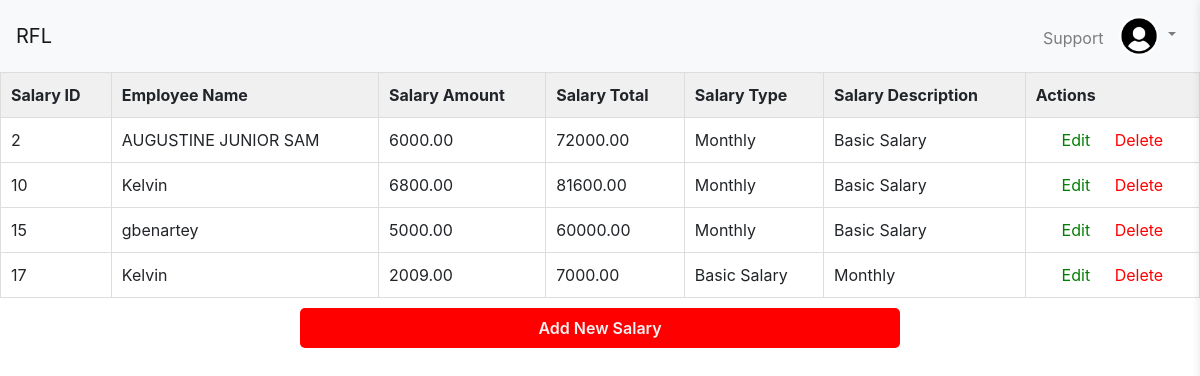
Screenshot of /admin/salary.php (signed in) with the database file from the repository.
### tables this page shows
CREATE TABLE `salary` (
  `salary_id` int(11) NOT NULL,
  `employee_id` int(11) DEFAULT NULL,
  `salary_amount` decimal(10,2) DEFAULT NULL,
  `salary_total` decimal(10,2) DEFAULT NULL,
  `salary_type` varchar(50) DEFAULT NULL,
  `salary_description` text DEFAULT NULL
);

CREATE TABLE `employee` (
  `employee_id` int(11) NOT NULL,
  `employee_name` varchar(50) NOT NULL,
  `employee_password` varchar(20) NOT NULL,
  `employee_address` varchar(50) NOT NULL,
  `employee_mobile` varchar(11) NOT NULL,
  `employee_email` varchar(100) NOT NULL,
  `created_at` datetime NOT NULL DEFAULT curtime(),
  `password_changed` tinyint(1) DEFAULT 0
);

### admin/salary.php (the view, shortened to what this page needs)
<?php include 'templates/header.php'; ?>
<?php
include '../db.php';
$sql = "SELECT s.salary_id, e.employee_name, s.salary_amount, s.salary_total, s.salary_type, s.salary_description
        FROM salary s
        JOIN employee e ON s.employee_id = e.employee_id";
$stmt = mysqli_prepare($conn, $sql);
mysqli_stmt_execute($stmt);
$result = mysqli_stmt_get_result($stmt);
?>
<table>
  <tr>
    <th>Salary ID</th>
    <th>Employee Name</th>
    <th>Salary Amount</th>
    <th>Salary Total</th>
    <th>Salary Type</th>
    <th>Salary Description</th>
    <th>Actions</th>
  </tr>
  <?php while ($row = mysqli_fetch_assoc($result)) {?>
  <tr>
    <td><?php echo $row['salary_id'];?></td>
    <td><?php echo $row['employee_name'];?></td>
    <td><?php echo $row['salary_amount'];?></td>
    <td><?php echo $row['salary_total'];?></td>
    <td><?php echo $row['salary_type'];?></td>
    <td><?php echo $row['salary_description'];?></td>
    <td class="actions">
      <a href="edit_salary.php?id=<?php echo $row['salary_id']; ?>" style="color: green;">Edit</a>
      <a href="delete_salary.php?id=<?php echo $row['salary_id']; ?>" onclick="return confirm('Are you sure you want to delete this salary?')" style="color: red;">Delete</a>
    </td>
  </tr>
  <?php }?>
</table>
<button onclick="location.href='add_salary.php'" class="cancelbtn cancel-container">Add New Salary</button>
<?php include 'templates/footer.php';?>

### admin/salary.php (style rules this page uses)
table { border-collapse: collapse; width: 100%; }
th, td { border: 1px solid #ddd; padding: 10px; text-align: left; }
th { background-color: #f0f0f0; }
.actions { text-align: center; }
.actions a { margin: 0 10px; color: #337ab7; text-decoration: none; }
button { background-color: rgb(255, 213, 0); color: #000; font-size: 18px; padding: 14px 20px; font-weight: 600; margin: 15px 0; border: none; cursor: pointer; width: 50%; transition: background-color 0.10s; }
.cancel-container { display: flex; align-items: center; justify-content:center; }
.cancelbtn { height: 40px; align-items: center; justify-content: center; background-color: red; color: #f1f1f1; font-size: 16px; border-radius: 5px; margin-top: 10px; margin-left: 300px; }

### rows the page displays
salary: salary_id "2", employee.employee_name "AUGUSTINE JUNIOR SAM", salary_amount "6000.00", salary_total "72000.00", salary_type "Monthly", salary_description "Basic Salary"
salary: salary_id "10", employee.employee_name "Kelvin", salary_amount "6800.00", salary_total "81600.00", salary_type "Monthly", salary_description "Basic Salary"
salary: salary_id "15", employee.employee_name "gbenartey", salary_amount "5000.00", salary_total "60000.00", salary_type "Monthly", salary_description "Basic Salary"
salary: salary_id "17", employee.employee_name "Kelvin", salary_amount "2009.00", salary_total "7000.00", salary_type "Basic Salary", salary_description "Monthly"
